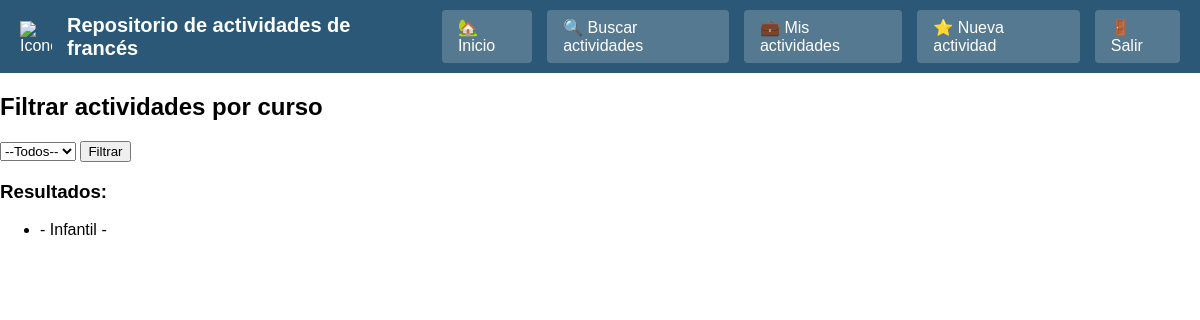
Page /buscar-actividades/ (signed in) on the earlier database version.
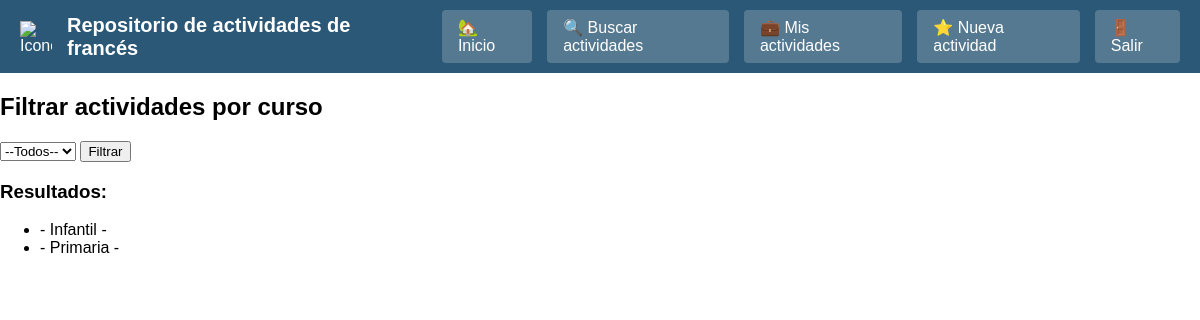
Same page on the later database version.
### app/models.py (models this page shows, shortened)
class Actividad(models.Model):
    class Curso(models.TextChoices):
        INFANTIL = 'infantil', 'Infantil'
        PRIMARIA = 'primaria', 'Primaria'
    class Tag(models.TextChoices):
        VERBOS = 'verbos', 'Verbos'
        VOCABULARIO = 'vocabulario', 'Vocabulario'
        COMPRENSION = 'comprension', 'Comprensión'
    usuario = models.ForeignKey(User, on_delete=models.CASCADE, related_name='actividades')
    titulo = models.CharField(max_length=255)
    curso = models.CharField(max_length=20, choices=Curso.choices)
    tags = models.CharField(max_length=200)
    json = models.CharField(max_length=2000)
    imagen = models.ImageField(upload_to='actividades/', null=True, blank=True)

### app/views.py (the view)
# urls.py: path('buscar-actividades/', views.buscar_actividades, name='buscar_actividades'),
@login_required
def buscar_actividades(request):
    curso_seleccionado = request.GET.get('curso')
    if curso_seleccionado in [Actividad.Curso.INFANTIL, Actividad.Curso.PRIMARIA]:
        actividades = Actividad.objects.filter(curso=curso_seleccionado)
    else:
        actividades = Actividad.objects.all() # si no encuentra nada mostramos todas las actividades
    return render(request, 'buscar_actividades.html', {
        'actividades': actividades,
        'curso_seleccionado': curso_seleccionado
    })

### app/templates/buscar_actividades.html (shortened to what this page needs)
{% extends 'base.html' %}
{% load static %}
{% block content %}
 <h2>Filtrar actividades por curso</h2>
    <form method="get" action="{% url 'buscar_actividades' %}">
        <select name="curso">
            <option value="">--Todos--</option>
        </select>
        <button type="submit">Filtrar</button>
    </form>
    <h3>Resultados:</h3>
    <ul>
        {% for actividad in actividades %}
            <li>{{ actividad.nombre }} - {{ actividad.get_curso_display }} - {{ actividad.fecha }}</li>
        {% empty %}
            <li>No se encontraron actividades</li>
        {% endfor %}
    </ul>
{% endblock %}

Differences in the rows shown:
added Actividad: curso "Primaria"
